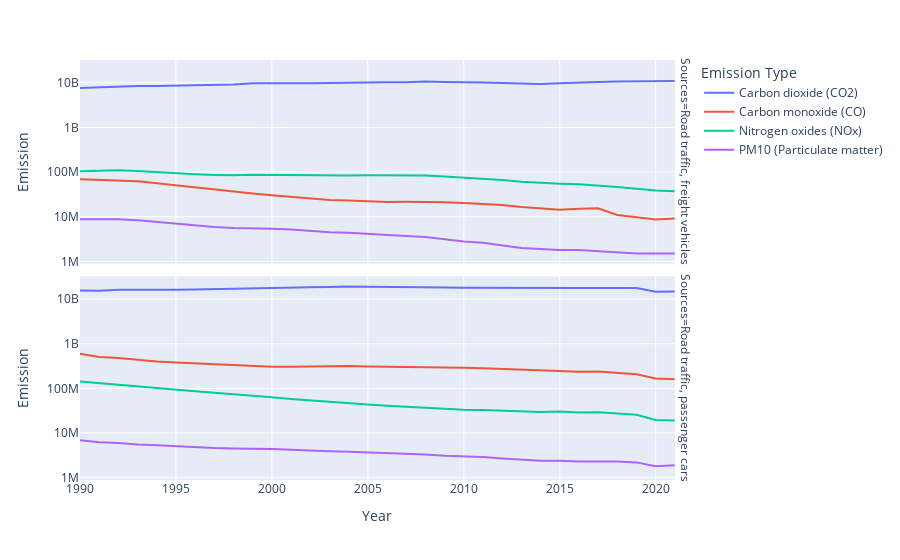

The notebook cell saved with this chart:
### Markdown cell above
Two line graphs are plotted to illustrate the changes of emission per vehicle-kilometer during the 30-year period from 1990 to 2020. There are 4 types of emission considered,namely CO2, CO, NOx and PM10. These graphs are based on the figures of freight vehicles and passenger cars. 

In terms of CO2, the field of freight vehicles experienced a considerable decrease in the amount of CO2 released per kilometer from 1990 to 2005, then relatively stable amounts were recorded until 2020. This contrasts with the trend of passenger cars during the same period. Within the first 15 years, the emission of CO2 per passenger car kilometer remained nearly unchanged before it had a significant drop from 2005 to 2020. This fall may be a positive effect of the Kyoto Protocol, an international treaty adopted in Kyoto, Japan in 1997 with the aim to reduce the emissions of six greenhouse gases with CO2 as the most important one. Under the Kyoto Protocol, the European Union Emission Trading System started in 2005 and effectively led to a decrease in CO2 emission per kilometer in the Netherlands. Besides, Dutch effort in promoting electric transport since 2010 also contributed to this decrease.

With regard to the remaining three types of emission which are CO, NOx, PM10, a gradual slight decrease in the amount of emission of each type per kilometer was recorded for both freight vehicles and passenger cars. Remarkably, while the emisison of NOx is higher than that of CO for freight vehicles, the data of CO surpassed the data of NOx for passenger cars over 30 years.

### Code cell
px.line(vehicle_data, x="Year", y="Emission", color="Emission Type", facet_row="Sources", log_y=True, height=600)

### Figure 1 — Plotly figure (JSON) as saved in the notebook; plotly's stock layout.template omitted (floating-point values rounded to 4 significant figures)
{"data": [{"hovertemplate": "Emission Type=Carbon dioxide (CO2)<br>Sources=Road traffic, freight vehicles<br>Year=%{x}<br>Emission=%{y}<extra></extra>", "legendgroup": "Carbon dioxide (CO2)", "line": {"color": "#636efa", "dash": "solid"}, "marker": {"symbol": "circle"}, "mode": "lines", "name": "Carbon dioxide (CO2)", "orientation": "v", "showlegend": true, "type": "scatter", "x": [1990, 1991, 1992, 1993, 1994, 1995, 1996, 1997, 1998, 1999, 2000, 2001, 2002, 2003, 2004, 2005, 2006, 2007, 2008, 2009, 2010, 2011, 2012, 2013, 2014, 2015, 2016, 2017, 2018, 2019, 2020, 2021], "xaxis": "x2", "y": [7600000000, 7900000000, 8400000000, 8500000000, 8500000000, 8600000000, 8600000000, 8800000000, 9100000000, 9800000000, 9700000000, 9800000000, 9800000000, 9900000000, 10100000000, 10200000000, 10200000000, 10300000000, 10600000000, 10400000000, 10400000000, 10100000000, 9900000000, 9500000000, 9400000000, 9800000000, 10200000000, 10400000000, 10600000000, 10700000000, 10600000000, 11000000000], "yaxis": "y2"}, {"hovertemplate": "Emission Type=Carbon dioxide (CO2)<br>Sources=Road traffic, passenger cars<br>Year=%{x}<br>Emission=%{y}<extra></extra>", "legendgroup": "Carbon dioxide (CO2)", "line": {"color": "#636efa", "dash": "solid"}, "marker": {"symbol": "circle"}, "mode": "lines", "name": "Carbon dioxide (CO2)", "orientation": "v", "showlegend": false, "type": "scatter", "x": [1990, 1991, 1992, 1993, 1994, 1995, 1996, 1997, 1998, 1999, 2000, 2001, 2002, 2003, 2004, 2005, 2006, 2007, 2008, 2009, 2010, 2011, 2012, 2013, 2014, 2015, 2016, 2017, 2018, 2019, 2020, 2021], "xaxis": "x", "y": [15500000000, 15400000000, 16100000000, 15900000000, 16300000000, 16100000000, 16300000000, 16700000000, 17000000000, 17700000000, 17800000000, 18000000000, 18400000000, 18600000000, 19100000000, 18800000000, 18800000000, 18600000000, 18300000000, 18100000000, 18000000000, 17900000000, 17600000000, 17400000000, 17200000000, 17300000000, 17600000000, 17700000000, 17800000000, 17600000000, 14600000000, 14800000000], "yaxis": "y"}, {"hovertemplate": "Emission Type=Carbon monoxide (CO)<br>Sources=Road traffic, freight vehicles<br>Year=%{x}<br>Emission=%{y}<extra></extra>", "legendgroup": "Carbon monoxide (CO)", "line": {"color": "#EF553B", "dash": "solid"}, "marker": {"symbol": "circle"}, "mode": "lines", "name": "Carbon monoxide (CO)", "orientation": "v", "showlegend": true, "type": "scatter", "x": [1990, 1991, 1992, 1993, 1994, 1995, 1996, 1997, 1998, 1999, 2000, 2001, 2002, 2003, 2004, 2005, 2006, 2007, 2008, 2009, 2010, 2011, 2012, 2013, 2014, 2015, 2016, 2017, 2018, 2019, 2020, 2021], "xaxis": "x2", "y": [68600000, 66200000, 65000000, 62300000, 56500000, 50700000, 44700000, 39800000, 35800000, 33200000.0, 30100000, 27700000, 25500000, 23700000, 23100000, 22000000, 21400000, 21500000, 21600000, 21100000, 20300000, 19400000, 18300000, 16600000.0, 15400000, 14300000, 15000000, 15400000, 10900000, 9700000, 8700000, 9100000], "yaxis": "y2"}, {"hovertemplate": "Emission Type=Carbon monoxide (CO)<br>Sources=Road traffic, passenger cars<br>Year=%{x}<br>Emission=%{y}<extra></extra>", "legendgroup": "Carbon monoxide (CO)", "line": {"color": "#EF553B", "dash": "solid"}, "marker": {"symbol": "circle"}, "mode": "lines", "name": "Carbon monoxide (CO)", "orientation": "v", "showlegend": false, "type": "scatter", "x": [1990, 1991, 1992, 1993, 1994, 1995, 1996, 1997, 1998, 1999, 2000, 2001, 2002, 2003, 2004, 2005, 2006, 2007, 2008, 2009, 2010, 2011, 2012, 2013, 2014, 2015, 2016, 2017, 2018, 2019, 2020, 2021], "xaxis": "x", "y": [592800000, 502600000, 475400000, 427000000, 398200000, 379500000, 364500000, 342400000, 323800000, 316100000, 303400000, 304600000, 309700000, 313100000, 314900000, 307800000, 305200000, 308200000, 300000000, 294300000, 289900000, 283300000, 271900000, 262800000, 249500000, 246700000, 236800000, 237600000, 221500000, 206400000, 166100000, 159000000], "yaxis": "y"}, {"hovertemplate": "Emission Type=Nitrogen oxides (NOx)<br>Sources=Road traffic, freight vehicles<br>Year=%{x}<br>Emission=%{y}<extra></extra>", "legendgroup": "Nitrogen oxides (NOx)", "line": {"color": "#00cc96", "dash": "solid"}, "marker": {"symbol": "circle"}, "mode": "lines", "name": "Nitrogen oxides (NOx)", "orientation": "v", "showlegend": true, "type": "scatter", "x": [1990, 1991, 1992, 1993, 1994, 1995, 1996, 1997, 1998, 1999, 2000, 2001, 2002, 2003, 2004, 2005, 2006, 2007, 2008, 2009, 2010, 2011, 2012, 2013, 2014, 2015, 2016, 2017, 2018, 2019, 2020, 2021], "xaxis": "x2", "y": [104600000, 108200000, 110100000, 105300000, 98900000, 95100000, 89300000, 86300000, 84500000, 87600000, 86400000, 85200000, 83600000, 82800000, 83500000, 84500000, 84300000, 85200000, 84200000, 79400000, 75000000, 71100000, 66500000, 60700000, 56900000, 55000000, 53100000, 50100000, 46200000, 42400000, 38400000, 37000000], "yaxis": "y2"}, {"hovertemplate": "Emission Type=Nitrogen oxides (NOx)<br>Sources=Road traffic, passenger cars<br>Year=%{x}<br>Emission=%{y}<extra></extra>", "legendgroup": "Nitrogen oxides (NOx)", "line": {"color": "#00cc96", "dash": "solid"}, "marker": {"symbol": "circle"}, "mode": "lines", "name": "Nitrogen oxides (NOx)", "orientation": "v", "showlegend": false, "type": "scatter", "x": [1990, 1991, 1992, 1993, 1994, 1995, 1996, 1997, 1998, 1999, 2000, 2001, 2002, 2003, 2004, 2005, 2006, 2007, 2008, 2009, 2010, 2011, 2012, 2013, 2014, 2015, 2016, 2017, 2018, 2019, 2020, 2021], "xaxis": "x", "y": [142700000, 130400000, 121900000, 109300000, 100600000, 91200000, 86200000, 79500000, 73800000, 70100000, 63000000, 57500000, 53100000, 49500000, 46900000, 43300000, 40900000, 39100000, 36700000, 34400000, 33300000.0, 32900000, 32100000, 30900000, 29700000, 30200000, 28900000, 29200000, 27600000, 25700000, 19600000, 19100000], "yaxis": "y"}, {"hovertemplate": "Emission Type=PM10 (Particulate matter)<br>Sources=Road traffic, freight vehicles<br>Year=%{x}<br>Emission=%{y}<extra></extra>", "legendgroup": "PM10 (Particulate matter)", "line": {"color": "#ab63fa", "dash": "solid"}, "marker": {"symbol": "circle"}, "mode": "lines", "name": "PM10 (Particulate matter)", "orientation": "v", "showlegend": true, "type": "scatter", "x": [1990, 1991, 1992, 1993, 1994, 1995, 1996, 1997, 1998, 1999, 2000, 2001, 2002, 2003, 2004, 2005, 2006, 2007, 2008, 2009, 2010, 2011, 2012, 2013, 2014, 2015, 2016, 2017, 2018, 2019, 2020, 2021], "xaxis": "x2", "y": [8800000, 8900000, 8800000, 8300000.0, 7600000, 7000000, 6400000, 5900000, 5600000, 5600000, 5400000, 5200000, 4800000, 4500000, 4400000, 4200000, 3900000, 3700000, 3500000, 3100000, 2800000, 2600000, 2300000, 2000000, 1900000, 1800000, 1800000, 1700000, 1600000, 1500000, 1500000, 1500000], "yaxis": "y2"}, {"hovertemplate": "Emission Type=PM10 (Particulate matter)<br>Sources=Road traffic, passenger cars<br>Year=%{x}<br>Emission=%{y}<extra></extra>", "legendgroup": "PM10 (Particulate matter)", "line": {"color": "#ab63fa", "dash": "solid"}, "marker": {"symbol": "circle"}, "mode": "lines", "name": "PM10 (Particulate matter)", "orientation": "v", "showlegend": false, "type": "scatter", "x": [1990, 1991, 1992, 1993, 1994, 1995, 1996, 1997, 1998, 1999, 2000, 2001, 2002, 2003, 2004, 2005, 2006, 2007, 2008, 2009, 2010, 2011, 2012, 2013, 2014, 2015, 2016, 2017, 2018, 2019, 2020, 2021], "xaxis": "x", "y": [6900000, 6200000, 6000000, 5500000, 5300000, 5000000, 4800000, 4600000, 4500000, 4500000, 4400000, 4200000, 4000000, 3900000, 3800000, 3700000, 3600000, 3500000, 3300000, 3100000, 3000000, 2900000, 2700000, 2500000, 2400000, 2400000, 2300000, 2300000, 2300000, 2200000, 1800000, 1900000], "yaxis": "y"}], "layout": {"annotations": [{"font": {}, "showarrow": false, "text": "Sources=Road traffic, passenger cars", "textangle": 90, "x": 0.98, "xanchor": "left", "xref": "paper", "y": 0.2425, "yanchor": "middle", "yref": "paper"}, {"font": {}, "showarrow": false, "text": "Sources=Road traffic, freight vehicles", "textangle": 90, "x": 0.98, "xanchor": "left", "xref": "paper", "y": 0.7575, "yanchor": "middle", "yref": "paper"}], "autosize": true, "legend": {"title": {"text": "Emission Type"}, "tracegroupgap": 0}, "margin": {"t": 60}, "xaxis": {"anchor": "y", "autorange": true, "domain": [0, 0.98], "range": [1990, 2021], "title": {"text": "Year"}, "type": "linear"}, "xaxis2": {"anchor": "y2", "autorange": true, "domain": [0, 0.98], "matches": "x", "range": [1990, 2021], "showticklabels": false, "type": "linear"}, "yaxis": {"anchor": "x", "autorange": true, "domain": [0, 0.485], "range": [5.948, 10.51], "title": {"text": "Emission"}, "type": "log"}, "yaxis2": {"anchor": "x2", "autorange": true, "domain": [0.515, 1], "matches": "y", "range": [5.948, 10.51], "title": {"text": "Emission"}, "type": "log"}}}
